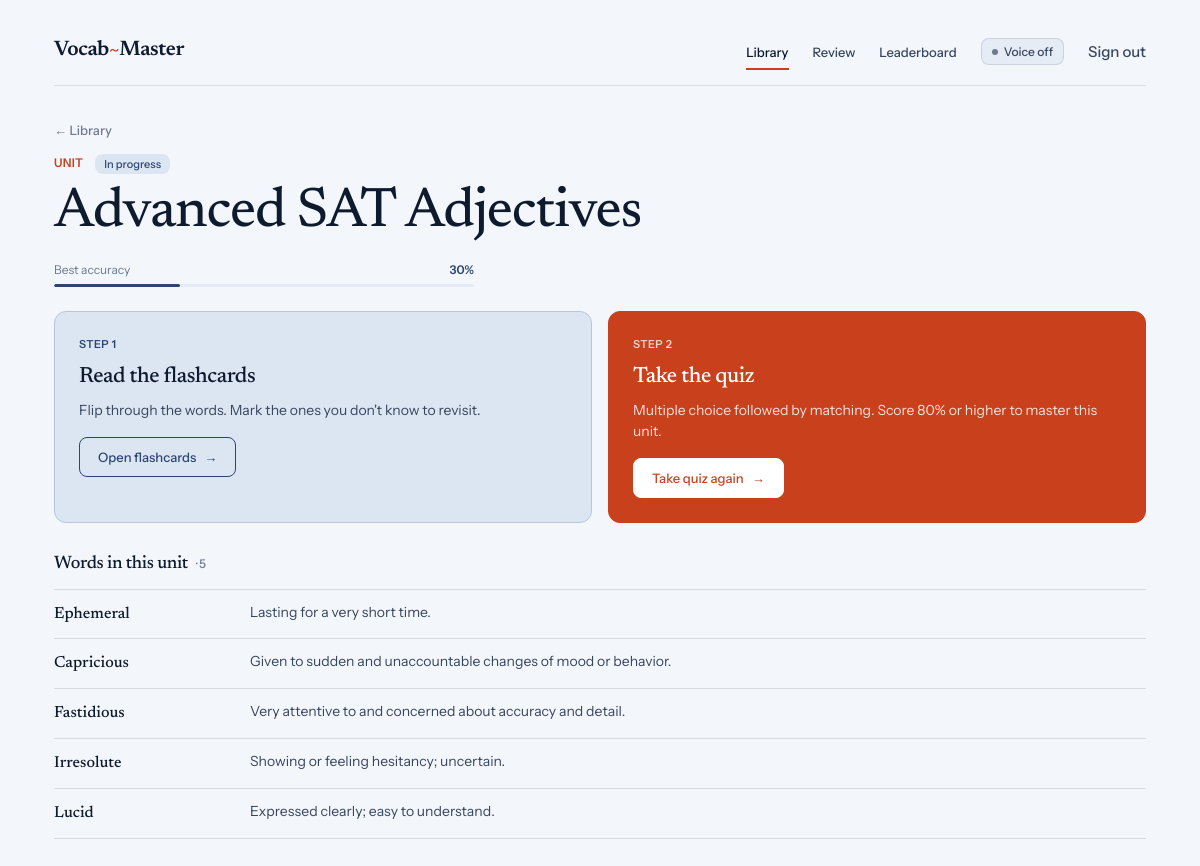
Screenshot of /learn/advanced-sat-adjectives/ (signed in) with the database file from the repository.
### vocab/models.py (models this page shows, shortened)
class Unit(models.Model):
    title = models.CharField(max_length=150)
    slug = models.SlugField(unique=True, blank=True)

class UnitProgress(models.Model):
    user = models.ForeignKey(User, on_delete=models.CASCADE)
    unit = models.ForeignKey(Unit, on_delete=models.CASCADE)
    is_completed = models.BooleanField(default=False)
    accuracy = models.FloatField(default=0.0)
    class Meta:
        unique_together = ('user', 'unit')

class Flashcard(models.Model):
    unit = models.ForeignKey(Unit, on_delete=models.CASCADE, related_name='flashcards', null=True, blank=True)
    word = models.CharField(max_length=100)
    definition = models.TextField()
    part_of_speech = models.CharField(max_length=40, blank=True)
    ipa = models.CharField(max_length=120, blank=True, verbose_name='IPA pronunciation')
    example = models.TextField(blank=True, verbose_name='Example sentence')

### vocab/views.py (the view)
# urls.py: path('learn/<slug:unit_slug>/', views.unit_detail, name='unit_detail'),
@login_required(login_url='login')
def unit_detail(request, unit_slug):
    unit = get_object_or_404(Unit, slug=unit_slug)
    progress = UnitProgress.objects.filter(user=request.user, unit=unit).first()
    return render(request, 'vocab/unit_detail.html', {'unit': unit, 'progress': progress})

### vocab/context_processors.py (called while the page is built)
def due_review_count(request):
    if not request.user.is_authenticated:
        return {}
    count = FlashcardReview.objects.filter(
        user=request.user,
        next_review__lte=timezone.now().date(),
    ).count()
    return {'due_review_count': count}

### vocab/templates/vocab/unit_detail.html (shortened to what this page needs)
{% extends "vocab/base.html" %}
{% block content %}
<div class="back-row reveal">
    <a href="{% url 'unit_hub' %}" class="back-link">&larr; Library</a>
</div>
<section class="ud-head reveal">
    <div class="ud-head-top">
        <span class="eyebrow">Unit</span>
        {% if progress and progress.is_completed %}
            <span class="badge badge-success">Completed</span>
        {% elif progress %}
            <span class="badge badge-info">In progress</span>
        {% else %}
            <span class="badge badge-neutral">Not started</span>
        {% endif %}
    </div>
    <h1 class="display ud-title">{{ unit.title }}</h1>
    <div class="ud-prog">
        <div class="ud-prog-row">
            <span class="meta-text">{% if progress %}Best accuracy{% else %}No attempts yet{% endif %}</span>
            <span class="prog-value {% if progress.is_completed %}t-success{% elif progress %}t-info{% else %}t-tertiary{% endif %}">
                {% if progress %}{{ progress.accuracy|floatformat:0 }}%{% else %}—{% endif %}
            </span>
        </div>
        <div class="ptrack">
            {% if progress %}
                <div class="pfill {% if progress.is_completed %}pfill-success{% else %}pfill-info{% endif %}" style="width: {{ progress.accuracy }}%;"></div>
            {% endif %}
        </div>
    </div>
</section>
<section class="ud-actions reveal d2">
    <div class="action surface action-step1">
        <span class="action-num">Step 1</span>
        <h2>Read the flashcards</h2>
        <p>Flip through the words. Mark the ones you don't know to revisit.</p>
        <a href="{% url 'flashcards' unit.slug %}" class="btn ghost">Open flashcards <span class="arrow">&rarr;</span></a>
    </div>
    <div class="action surface action-primary">
        <span class="action-num">Step 2</span>
        <h2>Take the quiz</h2>
        <p>Multiple choice followed by matching. Score 80% or higher to master this unit.</p>
        <a href="{% url 'quiz_detail' unit.slug %}" class="btn">{% if progress %}Take quiz again{% else %}Start quiz{% endif %} <span class="arrow">&rarr;</span></a>
    </div>
</section>
<section class="ud-words reveal d3">
    <h3 class="ud-words-h">Words in this unit <span class="meta-text">&middot; {{ unit.flashcards.count }}</span></h3>
    <div class="word-list">
        {% for card in unit.flashcards.all %}
        <div class="word-row">
            <span class="word-w">{{ card.word }}</span>
            <span class="word-d">{{ card.definition }}</span>
        </div>
        {% empty %}
        <p class="meta-text">No words yet.</p>
        {% endfor %}
    </div>
</section>
{% endblock %}

### vocab/templates/vocab/base.html (style rules this page uses)
:root { --bg: #F3F6FB; --bg-2: #E6ECF5; --bg-3: #D3DCEA; --t-primary: #0E1A2D; --t-secondary: #38465E; --t-tertiary: #6E7A91; --b-primary: #0E1A2D; --b-secondary: rgba(14, 26, 45, 0.28); --b-tertiary: rgba(14, 26, 45, 0.12); --accent: #C8401C; --accent-soft: #F8DCD0; --s-success-bg: #D6E8DA; --s-success-fg: #2F5D3A; --s-success-bd: #B5CFB9; --s-info-bg: #DCE6F2; --s-info-fg: #2D4574; --s-info-bd: #B7C5DD; --s-warning-bg: #F4E6CC; --s-warning-fg: #7E5414; --s-warning-bd: #E1C893; --s-danger-bg: #F1D9D9; --s-danger-fg: #8B1E2D; --s-danger-bd: #E0B5B5; --serif: 'Newsreader', 'Times New Roman', serif; --sans: 'Instrument Sans', system-ui, sans-serif; --mono: 'JetBrains Mono', ui-monospace, monospace; --r-sm: 5px; --r-md: 8px; --r-lg: 12px; }
*, *::before, *::after { box-sizing: border-box; }
html, body { margin: 0; padding: 0; }
body { background: var(--bg); color: var(--t-primary); font-family: var(--sans); font-size: 15px; line-height: 1.55; min-height: 100vh; -webkit-font-smoothing: antialiased; }
a { color: inherit; text-decoration: none; }
h1, h2, h3, h4 { font-family: var(--serif); font-weight: 500; letter-spacing: -0.02em; line-height: 1.1; margin: 0; }
h1.display { font-weight: 450; line-height: 1.05; }
p { margin: 0 0 1em; }
.btn { display: inline-flex; align-items: center; justify-content: center; gap: 8px; padding: 9px 18px; background: var(--t-primary); color: var(--bg); border: 0.5px solid var(--t-primary); border-radius: var(--r-md); font-family: var(--sans); font-size: 13px; font-weight: 500; cursor: pointer; transition: opacity 0.15s, background 0.15s, color 0.15s, border-color 0.15s; white-space: nowrap; text-decoration: none; }
.btn.ghost { background: transparent; color: var(--t-primary); border-color: var(--b-secondary); }
.btn .arrow { transition: transform 0.15s; }
.back-link { display: inline-flex; align-items: center; gap: 6px; font-family: var(--sans); font-size: 13px; font-weight: 500; color: var(--t-tertiary); transition: color 0.15s, gap 0.15s; }
.surface { background: var(--bg); border: 0.5px solid var(--b-tertiary); border-radius: var(--r-lg); padding: 20px 22px; }
.badge { display: inline-flex; align-items: center; font-size: 11px; font-weight: 500; padding: 2px 9px; border-radius: var(--r-md); white-space: nowrap; line-height: 1.5; }
.badge-info { background: var(--s-info-bg); color: var(--s-info-fg); }
.ptrack { height: 3px; background: var(--bg-2); border-radius: 4px; overflow: hidden; }
.pfill { height: 100%; border-radius: 4px; transition: width 0.3s; }
.pfill-info { background: var(--s-info-fg); }
.eyebrow { display: inline-block; font-family: var(--sans); font-size: 12px; font-weight: 600; color: var(--accent); letter-spacing: 0.02em; text-transform: uppercase; }
.meta-text { font-family: var(--sans); font-size: 12px; color: var(--t-tertiary); }
.t-info { color: var(--s-info-fg); }
.reveal { animation: rise 0.5s cubic-bezier(0.2, 0.7, 0.2, 1) both; }
.reveal.d2 { animation-delay: 0.06s; }
.reveal.d3 { animation-delay: 0.12s; }

### rows the page displays
Unit: title "Advanced SAT Adjectives", flashcards.count "5"
UnitProgress: accuracy "30"
Flashcard: word "Ephemeral", definition "Lasting for a very short time."
Flashcard: word "Capricious", definition "Given to sudden and unaccountable changes of mood or behavior."
Flashcard: word "Fastidious", definition "Very attentive to and concerned about accuracy and detail."
Flashcard: word "Irresolute", definition "Showing or feeling hesitancy; uncertain."
Flashcard: word "Lucid", definition "Expressed clearly; easy to understand."
